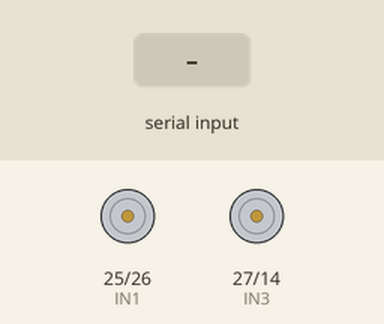
This sketch was run on a simulated ESP32. On the bench: motor-driver pin pairs drawn as motors (green arrow = first pin HIGH = forward, orange = second pin HIGH = backward, longer = more drive). The test bench sets the inputs (shaded band). What the sketch prints to the serial monitor is not drawn.

Above: at 1.2 s.
1.3 s: "V,,45\n" received over Serial
At 2.0 s:
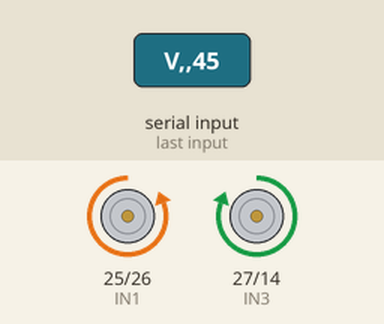
Timing chart, 0 to 4.3 s (numbered marks = the images above; inputs shaded):
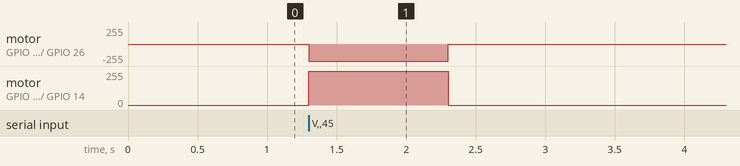

The sketch:

esp32_car_controller.ino
```cpp
/*
 * ResQTether ESP32 Motor Controller
 * Protocol: "V,<linear_x>,<angular_z>\n"
 * Example:  "V,0.50,0.00\n" (Forward)
 *           "V,-0.50,0.00\n" (Reverse)
 *           "V,0.00,1.00\n" (Turn Left)
 *           "V,0.00,-1.00\n" (Turn Right)
 *
 * Hardware:
 *   ESP32 Dev Module
 *   L298N Dual H-Bridge Motor Driver
 *   4x TT DC Gear Motors (Left pair parallel, Right pair parallel)
 *
 * Pinout:
 *   IN1 -> GPIO 25 (Left Forward)
 *   IN2 -> GPIO 26 (Left Reverse)
 *   IN3 -> GPIO 27 (Right Forward)
 *   IN4 -> GPIO 14 (Right Reverse)
 *   ENA -> 5V Jumper ON (or GPIO 32 if PWM speed control needed)
 *   ENB -> 5V Jumper ON (or GPIO 33 if PWM speed control needed)
 */

#define IN1 25
#define IN2 26
#define IN3 27
#define IN4 14

unsigned long last_cmd_time = 0;
const unsigned long TIMEOUT_MS = 1000; // Stop if no ROS command received within 1 sec

void stopMotors() {
  digitalWrite(IN1, LOW);
  digitalWrite(IN2, LOW);
  digitalWrite(IN3, LOW);
  digitalWrite(IN4, LOW);
}

void moveForward() {
  digitalWrite(IN1, HIGH);
  digitalWrite(IN2, LOW);
  digitalWrite(IN3, HIGH);
  digitalWrite(IN4, LOW);
}

void moveBackward() {
  digitalWrite(IN1, LOW);
  digitalWrite(IN2, HIGH);
  digitalWrite(IN3, LOW);
  digitalWrite(IN4, HIGH);
}

void turnLeft() {
  // Pivot left: Left motors backward, Right motors forward
  digitalWrite(IN1, LOW);
  digitalWrite(IN2, HIGH);
  digitalWrite(IN3, HIGH);
  digitalWrite(IN4, LOW);
}

void turnRight() {
  // Pivot right: Left motors forward, Right motors backward
  digitalWrite(IN1, HIGH);
  digitalWrite(IN2, LOW);
  digitalWrite(IN3, LOW);
  digitalWrite(IN4, HIGH);
}

void setup() {
  Serial.begin(115200);

  pinMode(IN1, OUTPUT);
  pinMode(IN2, OUTPUT);
  pinMode(IN3, OUTPUT);
  pinMode(IN4, OUTPUT);

  stopMotors();
  Serial.println("ESP32_MOTOR_READY");
}

void loop() {
  // Check for incoming serial command from Jetson / Laptop ROS 2 bridge
  if (Serial.available()) {
    String line = Serial.readStringUntil('\n');
    line.trim();

    if (line.startsWith("V,")) {
      int firstComma = line.indexOf(',');
      int secondComma = line.indexOf(',', firstComma + 1);

      if (firstComma > 0 && secondComma > firstComma) {
        float linear = line.substring(firstComma + 1, secondComma).toFloat();
        float angular = line.substring(secondComma + 1).toFloat();

        last_cmd_time = millis();

        // Differential steering logic
        if (linear > 0.1) {
          if (angular > 0.2) {
            turnLeft();
          } else if (angular < -0.2) {
            turnRight();
          } else {
            moveForward();
          }
        } else if (linear < -0.1) {
          moveBackward();
        } else if (angular > 0.15) {
          turnLeft();
        } else if (angular < -0.15) {
          turnRight();
        } else {
          stopMotors();
        }
      }
    }
  }

  // Safety Watchdog: Stop motors if serial commands cease
  if (millis() - last_cmd_time > TIMEOUT_MS) {
    stopMotors();
  }
}
```

Measured:
- after the input at 1.3 s, motor on GPIO 25 (IN1) / GPIO 26 (IN2): stopped → backward 255/255 at once, → stopped 1.0 s later; motor on GPIO 27 (IN3) / GPIO 14 (IN4): stopped → forward 255/255 at once, → stopped 1.0 s later
